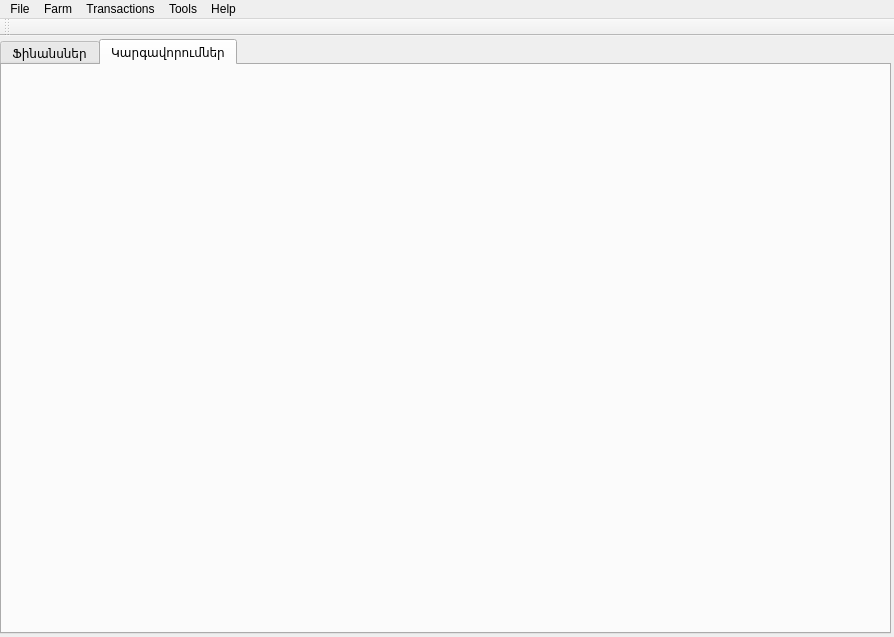
<?xml version="1.0" encoding="UTF-8"?>
<ui version="4.0">
 <class>FarmManagerClass</class>
 <widget class="QMainWindow" name="FarmManagerClass">
  <property name="geometry">
   <rect>
    <x>0</x>
    <y>0</y>
    <width>894</width>
    <height>637</height>
   </rect>
  </property>
  <property name="windowTitle">
   <string>Farm Manager</string>
  </property>
  <property name="windowIcon">
   <iconset resource="farmmanager.qrc">
    <normaloff>:/FarmManager/Resources/app_icon.png</normaloff>:/FarmManager/Resources/app_icon.png</iconset>
  </property>
  <property name="windowOpacity">
   <double>1.000000000000000</double>
  </property>
  <widget class="QWidget" name="centralWidget">
   <layout class="QVBoxLayout" name="verticalLayout">
    <property name="spacing">
     <number>3</number>
    </property>
    <property name="leftMargin">
     <number>0</number>
    </property>
    <property name="topMargin">
     <number>3</number>
    </property>
    <property name="rightMargin">
     <number>3</number>
    </property>
    <property name="bottomMargin">
     <number>3</number>
    </property>
    <item>
     <widget class="QTabWidget" name="tabWidget">
      <property name="tabPosition">
       <enum>QTabWidget::North</enum>
      </property>
      <property name="tabShape">
       <enum>QTabWidget::Rounded</enum>
      </property>
      <property name="currentIndex">
       <number>1</number>
      </property>
      <property name="iconSize">
       <size>
        <width>25</width>
        <height>25</height>
       </size>
      </property>
      <property name="elideMode">
       <enum>Qt::ElideNone</enum>
      </property>
      <property name="documentMode">
       <bool>false</bool>
      </property>
      <property name="tabsClosable">
       <bool>false</bool>
      </property>
      <property name="movable">
       <bool>false</bool>
      </property>
      <widget class="QWidget" name="tabFinances">
       <attribute name="icon">
        <iconset resource="farmmanager.qrc">
         <normaloff>:/FarmManager/Resources/finances.png</normaloff>:/FarmManager/Resources/finances.png</iconset>
       </attribute>
       <attribute name="title">
        <string>Ֆինանսներ</string>
       </attribute>
      </widget>
      <widget class="QWidget" name="tabSettings">
       <attribute name="icon">
        <iconset resource="farmmanager.qrc">
         <normaloff>:/FarmManager/Resources/settings.png</normaloff>:/FarmManager/Resources/settings.png</iconset>
       </attribute>
       <attribute name="title">
        <string>Կարգավորումներ</string>
       </attribute>
      </widget>
     </widget>
    </item>
   </layout>
  </widget>
  <widget class="QMenuBar" name="menuBar">
   <property name="geometry">
    <rect>
     <x>0</x>
     <y>0</y>
     <width>894</width>
     <height>21</height>
    </rect>
   </property>
   <widget class="QMenu" name="menuFile">
    <property name="title">
     <string>File</string>
    </property>
   </widget>
   <widget class="QMenu" name="menuMenus">
    <property name="title">
     <string>Tools</string>
    </property>
   </widget>
   <widget class="QMenu" name="menuHelp">
    <property name="title">
     <string>Transactions</string>
    </property>
   </widget>
   <widget class="QMenu" name="menuFarm">
    <property name="title">
     <string>Farm</string>
    </property>
   </widget>
   <widget class="QMenu" name="menuHelp_2">
    <property name="title">
     <string>Help</string>
    </property>
   </widget>
   <addaction name="menuFile"/>
   <addaction name="menuFarm"/>
   <addaction name="menuHelp"/>
   <addaction name="menuMenus"/>
   <addaction name="menuHelp_2"/>
  </widget>
  <widget class="QToolBar" name="mainToolBar">
   <attribute name="toolBarArea">
    <enum>TopToolBarArea</enum>
   </attribute>
   <attribute name="toolBarBreak">
    <bool>false</bool>
   </attribute>
  </widget>
 </widget>
 <layoutdefault spacing="6" margin="11"/>
 <resources>
  <include location="farmmanager.qrc"/>
 </resources>
 <connections/>
</ui>
